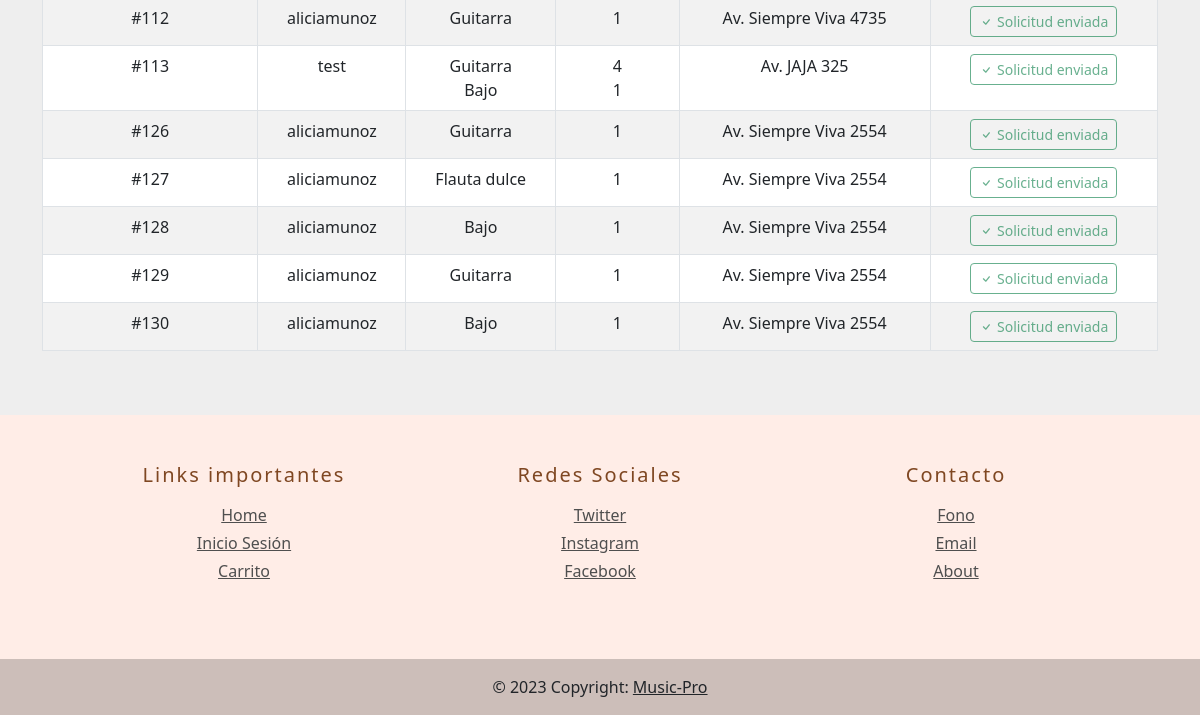
/transporte/ (signed in, lower part), run on an earlier commit of the app's database.
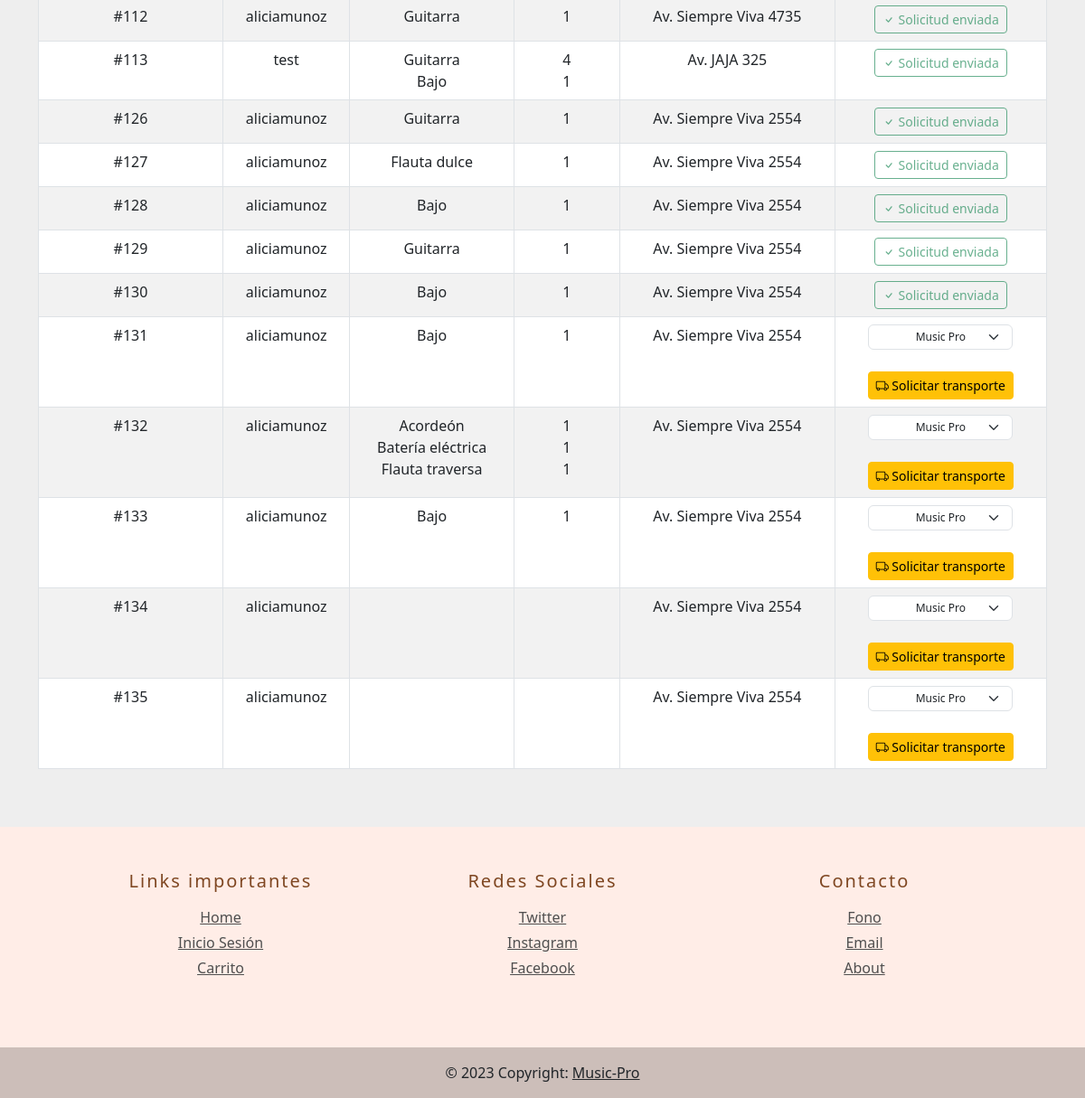
And on a later commit of the database.
### MusicPro/models.py (models this page shows, shortened)
class OrdenCompra(models.Model):
    usuario = models.ForeignKey(User, on_delete=models.CASCADE)
    fecha = models.DateTimeField(auto_now_add=True)
    productos = models.ManyToManyField('Producto', through='ItemOrdenCompra')
    direccion_envio = models.CharField(blank=True, max_length=70, verbose_name='Dirección del pedido', null=True)
    solicitud_exitosa = models.BooleanField(default=False, verbose_name='Solicitud exitosa')
    email = models.EmailField(default='example@example.com')
    class Meta:
        verbose_name_plural = "ordenes"

class Producto(models.Model):
    id = models.AutoField(primary_key=True, unique=True)
    nombre = models.CharField(max_length=50)
    precio = models.IntegerField()
    descripcion = models.TextField()
    imagen = models.ImageField(upload_to='productos', null=True)
    cantidad = models.IntegerField(default=0)
    tipo_instrumento = models.CharField(max_length=50, null=True)

class ItemOrdenCompra(models.Model):
    producto = models.ForeignKey('Producto', on_delete=models.CASCADE)
    orden_compra = models.ForeignKey('OrdenCompra', on_delete=models.CASCADE)
    cantidad = models.PositiveIntegerField()
    class Meta:
        verbose_name_plural = "items"

### MusicPro/views.py (the view, shortened to what this page needs)
# urls.py: path('transporte/', views.transporte, name='transporte'),
def transporte(request):
    if request.user.is_superuser:
        ordenes = OrdenCompra.objects.all()
        items = ItemOrdenCompra.objects.all()
        context = {
            'ordenes': ordenes,
            'items':items,
            }
    else:
        return render(request, '404.html')
    return render(request, 'transporte.html', context)

### MusicPro/templates/transporte.html (shortened to what this page needs)
{% extends "baseHome.html" %}
{% load static %}
{% block content %}
<div class="container mt-5 mb-5">
    <div class="row">
        <div class="col-12 text-center">
            <div class="table-responsive">
                <table class="table table-striped table-bordered">
                    <tbody>
                        {% for orden in ordenes %}
                        <tr>
                            <td>#{{ orden.id }}</td>
                            <td>{{ orden.usuario.username }}</td>
                            <td>
                                {% for item in orden.productos.all %}
                                {{ item.nombre }}
                                <br>
                                {% endfor %}
                            </td>
                            <td>
                                {% for item in orden.itemordencompra_set.all %}
                                {{ item.cantidad }}
                                <br>
                                {% endfor %}
                            </td>
                            <td>{{ orden.direccion_envio }}</td>
                            <td>
                                <form action="{% url 'transporte' %}" method="POST">
                                    {% if orden.solicitud_exitosa %}
                                    <button type="button" class="btn btn-outline-success btn-sm" disabled>
                                        <i class="bi bi-check"></i> Solicitud enviada
                                    </button>
                                    {% else %}
                                    <select name="opcion" id="opcionesTransporte"
                                        class="form-select small-select center-select">
                                        <option value="MusicPro">Music Pro</option>
                                    </select>
                                    <br>
                                    <button type="submit" class="btn btn-warning btn-sm">
                                        <i class="bi bi-truck"></i> Solicitar transporte
                                    </button>
                                    {% endif %}
                                </form>
                            </td>
                        </tr>
                        {% endfor %}
                    </tbody>
                </table>
            </div>
        </div>
    </div>
</div>
{% endblock %}

What changed in the data, as far as the page shows it:
added OrdenCompra: id "131", usuario.username "aliciamunoz", direccion_envio "Av. Siempre Viva 2554", Producto (nombre "Bajo")
added ItemOrdenCompra: cantidad "1", shown under "131"
added OrdenCompra: id "132", usuario.username "aliciamunoz", direccion_envio "Av. Siempre Viva 2554"
now on this page (row edited): Producto: nombre "Acordeón", shown under "132"
now on this page (row edited): Producto: nombre "Batería eléctrica", shown under "132"
now on this page (row edited): Producto: nombre "Flauta traversa", shown under "132"
added ItemOrdenCompra: cantidad "1", shown under "132"
added ItemOrdenCompra: cantidad "1", shown under "132"
added ItemOrdenCompra: cantidad "1", shown under "132"
added OrdenCompra: id "133", usuario.username "aliciamunoz", direccion_envio "Av. Siempre Viva 2554", Producto (nombre "Bajo")
added ItemOrdenCompra: cantidad "1", shown under "133"
added OrdenCompra: id "134", usuario.username "aliciamunoz", direccion_envio "Av. Siempre Viva 2554"
added OrdenCompra: id "135", usuario.username "aliciamunoz", direccion_envio "Av. Siempre Viva 2554"
